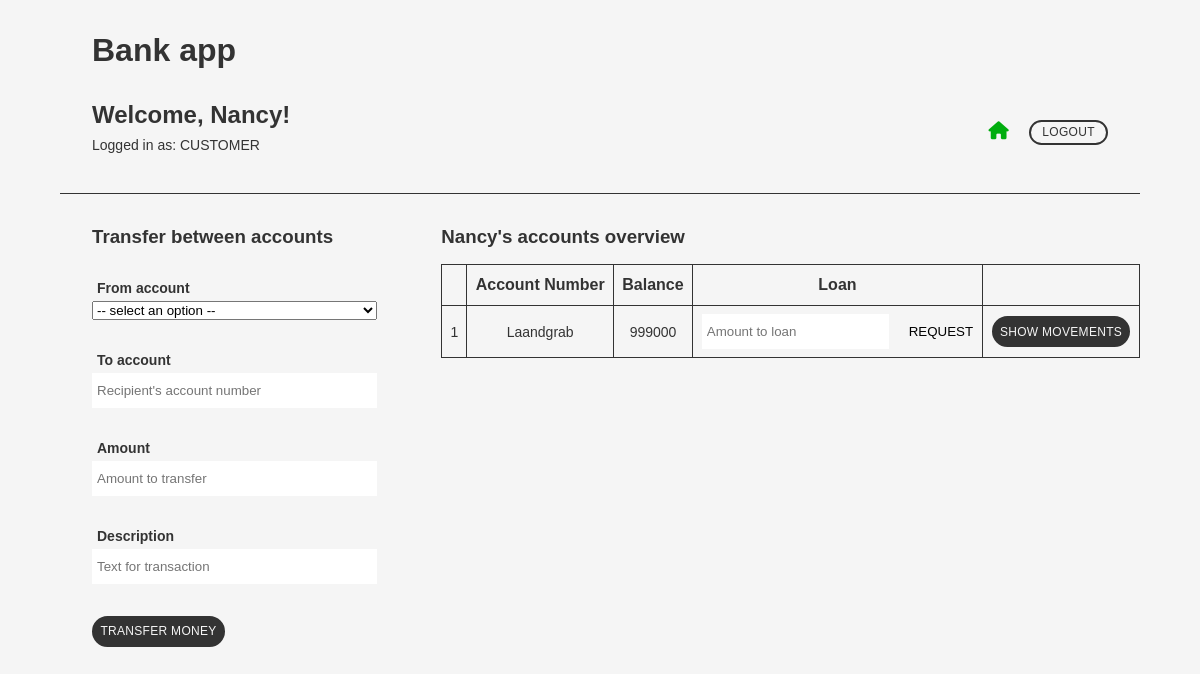
Page /bank/ (signed in) on the earlier database version.
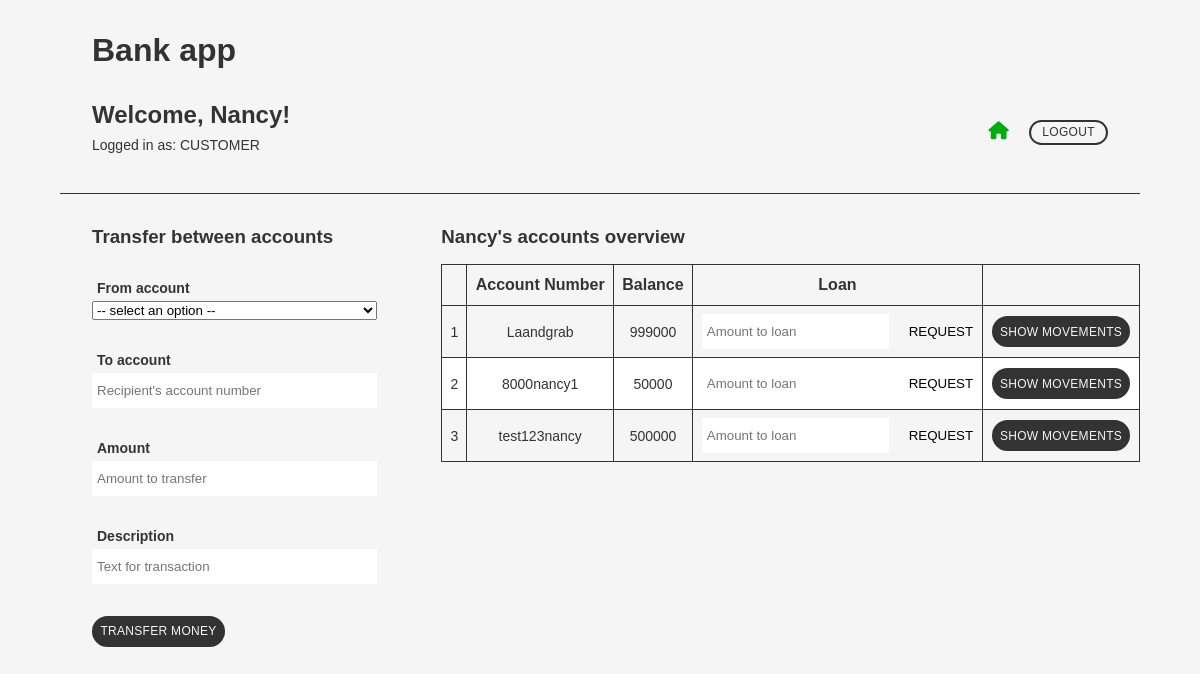
Same page on the later database version.
### bank_app/models.py (models this page shows, shortened)
class Account(models.Model):
    customer = models.ForeignKey(Customer, on_delete=models.CASCADE)
    accountNumber = models.CharField(max_length=20)

### bank_app/views.py (the view)
# urls.py: path('', views.index, name='index'),
def index(request):
    return show_index(request)

### bank_app/views_common.py (called while the page is built)
def get_user_type(u:User) -> str:
    if u and u.is_authenticated:
        try:
            customer = Customer.objects.get(user = u)
            return "CUSTOMER"
        except:
            return "BANKER"
        return "unknown type"

def get_balance_for_account(acc:Account) -> int:
    result = AccountMovement.objects.filter(account = acc).aggregate(Sum('value'))
    return result['value__sum']

### bank_app/templates/bank_app/index.html (shortened to what this page needs)
{% load static %}
<!DOCTYPE html>
<html lang="en">
	<head>
	<link rel="stylesheet" href="{% static 'css/style.css' %}">
	</head>
	{% if request.user.is_authenticated %}
	<header>
		<h1>Bank app</h1>
		<section>
			<div>
				<h2>Welcome, {{ request.user.username }}!</h2>
				<p>Logged in as: {{ usertype }}</p>
			</div>
			<div>
                <a href="{% url 'bank_app:index' %}" class="home_btn home_btn_selected"><i class="fa-solid fa-house"></i></a>
                <a href="{% url 'bank_app:logout' %}" class="border_btn" id="logout">Logout</a>
            </div>
		</section>
	</header>
		{% if usertype == "BANKER" %}
		<main class="main">
			<section id="create_cust">
				<h3>Create customer</h3>
				<form method="POST">
					{% csrf_token %}
					<div class="form_item_wrapper">
						<label>User Name</label>
						<input type="text" name="name" placeholder="Type new user name" required>
					</div>
					<div class="form_item_wrapper">
						<label>Password</label>
						<input type="password" name="password" placeholder="Type new password for the user" required>
					</div>
					<div class="form_item_wrapper">
						<label>Phone</label>
						<input type="text" name="phone" pattern="[0-9]{8}" placeholder="User's phone (8 digits)" required>
					</div>
					<button formaction="{% url 'bank_app:create_customer' %}" class="btn">Create customer</button>
				</form>
			</section>
			<section id="cust_list">
				<h3>Customer list</h3>
				<p>Number of customers: {{ customer_count }}</p>
				<table>
					<tr>
						<th></th>
						<th>User Name</th>
						<th>Phone</th>
						<th>Ranking</th>
						<th></th>
					</tr>
				{% for c in customers %}
				{% if forloop.counter|divisibleby:2 %}
					<tr class="white_bg">
				{% else %}
					<tr>
				{% endif %}
						<form method="POST">
							{% csrf_token %}
								<input type="hidden" name="pk" value="{{ c.pk }}">
								<td>{{ forloop.counter }}</td>
								<td>{{ c.user.username }}</td>
								<td>{{ c.phone }}</td>
								<td>
									<select name="ranking">
										{% for r in rankings %}
											{% if r.rType == c.ranking.rType %}
												<option value="{{ r.rType }}" selected>{{ r.rType }}</option>
											{% else %}
											<option value="{{ r.rType }}">{{ r.rType }}</option>
											{% endif %}
										{% endfor %}
									</select>
									<button formaction="{% url 'bank_app:update_ranking' %}" class="simple_btn">Update</button>
								</td>
								<td><button formaction="{% url 'bank_app:accounts' %}" class="btn">Manage accounts</button></td>
								<td>
									<button formaction="{% url 'bank_app:del_customer' %}" class="icon_btn del_btn">
										<i class="fa-solid fa-trash"></i>
									</button>
								</td>
						</form>
					</tr>
				{% endfor %}
				</table>
			</section>
		</main>
		{% else %}
		<main class="main">
			<section id="transfer_section">
				<h3>Transfer between accounts</h3>
				<form method="POST">
					<div class="form_item_wrapper">
						<label>From account</label>
						<select name="from_account">
							<option disabled selected value> -- select an option -- </option>
						</select>
					</div>
					<div class="form_item_wrapper">
						<label>To account</label>
						<input type="text" name="to_account" placeholder="Recipient's account number">
					</div>
					<div class="form_item_wrapper">
						<label>Amount</label>
						<input type="number" name="amount" placeholder="Amount to transfer">
					</div>
					<div class="form_item_wrapper">
						<label>Description</label>
						<input type="text" name="description" placeholder="Text for transaction">
					</div>
					<button formaction="{% url 'bank_app:transfer_money' %}" class="btn">Transfer Money</button>
				</form>
			</section>
			<section id="account_overview">
				<h3>{{ request.user.username }}'s accounts overview</h3>
				<table>
					<tr>
						<th></th>
						<th>Account Number</th>
						<th>Balance</th>
						<th>Loan</th>
					</tr>
					{% for a in customer_accounts %}
					{% if forloop.counter|divisibleby:2 %}
						<tr class="white_bg">
					{% else %}
						<tr>
					{% endif %}
						<form method="POST">
								<td>{{ forloop.counter }}</td>
								<td>{{ a.accountNumber }}</td>
								<td>
									{% for b in balances %}
										{% if b.0 == a.pk %}
											{{ b.1 }}
										{% endif %}
									{% endfor %}
								</td>
								<td>
									{% if active_customer.ranking.loan == True %}
										<input type="number" placeholder="Amount to loan">
										<button formaction="{% url 'bank_app:del_account' %}" class="simple_btn">
											Request
										</button>
									{% else %}
										<p>Not available</p>
									{% endif %}
								</td>
								<td>
									<button formaction="{% url 'bank_app:show_movements' %}" class="btn">Show movements</button>
								</td>
						</form>
					</tr>
					{% endfor %}
				</table>
			</section>
		</main>
		{% endif%}
	{% endif %}
	</body>
</html>

### bank_app/static/css/style.css (style rules this page uses)
html { background-color: #f5f5f5; font-family: Arial, Helvetica, sans-serif; color: #333333; }
* { margin: 0; padding: 0; box-sizing: border-box; }
.btn { cursor: pointer; padding: .4rem; background: none; border: none; text-transform: uppercase; letter-spacing: .3px; font-size: 12px; background-color: #333333; border: 2px solid #333333; color: #f5f5f5; border-radius: 20px; transition: .3s; }
.border_btn { cursor: pointer; text-decoration: none; text-transform: uppercase; background-color: transparent; border: 2px solid #333333; color: #333333; padding: .2rem .7rem; border-radius: 20px; font-size: 12px; letter-spacing: .3px; transition: .2s; margin: 0; }
.simple_btn { cursor: pointer; border: none; background: none; text-transform: uppercase; }
.home_btn { margin-right: 1rem; font-size: 18px; color: #333333; transition: .3s; }
.home_btn:hover, .home_btn_selected, .green_text { color: #00ad0e; }
header { width: 100%; padding: 2rem; border-bottom: 1px solid #333333; }
header > section { margin: 2rem 0 0 0; display: flex; align-items: center; justify-content: space-between; }
header p { font-size: 14px; padding: .5rem 0; }
.main { display: grid; grid-template-columns: .5fr 1fr; column-gap: 2rem; }
.main > section { margin: 2rem 0; }
.main > section:first-child h3 { margin-left: 2rem; }
.form_item_wrapper { display: flex; flex-direction: column; margin: 2rem 2rem; }
.form_item_wrapper > label { font-weight: bold; margin-bottom: 5px; margin-left: 5px; font-size: 14px; }
input { background-color: transparent; border: none; background-color: #ffffff; padding: 10px 5px; }
.main > section:first-child .btn { margin-left: 2rem; }
.main > section:nth-child(2) { width: 100%; margin: 2rem 0 0 auto; }
table, td, th { border: 1px solid #333333; border-collapse: collapse; }
table { margin-top: 1rem; width: 100%; }
th { padding: .7rem .5rem; }
td { padding: .5rem; font-size: 14px; text-align: center; }
.white_bg { background: #ffffff; }
#account_overview > table .simple_btn { margin-left: 1rem; }

Differences in the rows shown:
added Account: accountNumber "8000nancy1", b "50000"
added Account: accountNumber "test123nancy", b "500000"
